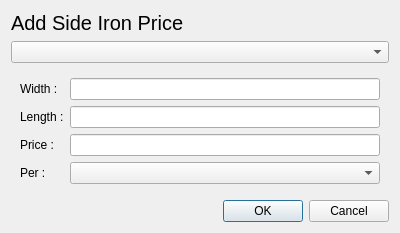
<?xml version="1.0" encoding="UTF-8"?>
<ui version="4.0">
 <class>AddMaterialPriceWindow</class>
 <widget class="QDialog" name="AddMaterialPriceWindow">
  <property name="geometry">
   <rect>
    <x>0</x>
    <y>0</y>
    <width>400</width>
    <height>233</height>
   </rect>
  </property>
  <property name="minimumSize">
   <size>
    <width>400</width>
    <height>227</height>
   </size>
  </property>
  <property name="maximumSize">
   <size>
    <width>400</width>
    <height>233</height>
   </size>
  </property>
  <property name="windowTitle">
   <string>Add Side Iron Price</string>
  </property>
  <layout class="QVBoxLayout" name="addMaterialPriceVerticalLayout">
   <item>
    <widget class="QLabel" name="AddPriceTitleLabel">
     <property name="sizePolicy">
      <sizepolicy hsizetype="Preferred" vsizetype="Fixed">
       <horstretch>0</horstretch>
       <verstretch>0</verstretch>
      </sizepolicy>
     </property>
     <property name="font">
      <font>
       <pointsize>15</pointsize>
      </font>
     </property>
     <property name="text">
      <string>Add Side Iron Price</string>
     </property>
    </widget>
   </item>
   <item>
    <widget class="DynamicComboBox" name="materialNameComboBox"/>
   </item>
   <item>
    <widget class="QWidget" name="formLayout" native="true">
     <layout class="QFormLayout" name="formLayout_2">
      <item row="0" column="0">
       <widget class="QLabel" name="widthLabel">
        <property name="text">
         <string>Width :</string>
        </property>
       </widget>
      </item>
      <item row="0" column="1">
       <widget class="QLineEdit" name="widthEdit"/>
      </item>
      <item row="1" column="0">
       <widget class="QLabel" name="lengthLabel">
        <property name="text">
         <string>Length :</string>
        </property>
       </widget>
      </item>
      <item row="1" column="1">
       <widget class="QLineEdit" name="lengthEdit"/>
      </item>
      <item row="2" column="0">
       <widget class="QLabel" name="priceLabel">
        <property name="text">
         <string>Price :</string>
        </property>
       </widget>
      </item>
      <item row="2" column="1">
       <widget class="QLineEdit" name="priceEdit"/>
      </item>
      <item row="3" column="0">
       <widget class="QLabel" name="priceTypeLabel">
        <property name="text">
         <string>Per :</string>
        </property>
       </widget>
      </item>
      <item row="3" column="1">
       <widget class="QComboBox" name="priceTypeComboBox"/>
      </item>
     </layout>
    </widget>
   </item>
   <item>
    <widget class="QDialogButtonBox" name="acceptButtons">
     <property name="orientation">
      <enum>Qt::Horizontal</enum>
     </property>
     <property name="standardButtons">
      <set>QDialogButtonBox::Cancel|QDialogButtonBox::Ok</set>
     </property>
    </widget>
   </item>
  </layout>
 </widget>
 <customwidgets>
  <customwidget>
   <class>DynamicComboBox</class>
   <extends>QComboBox</extends>
   <header>widgets/DynamicComboBox.h</header>
  </customwidget>
 </customwidgets>
 <resources/>
 <connections>
  <connection>
   <sender>acceptButtons</sender>
   <signal>accepted()</signal>
   <receiver>AddMaterialPriceWindow</receiver>
   <slot>accept()</slot>
   <hints>
    <hint type="sourcelabel">
     <x>248</x>
     <y>254</y>
    </hint>
    <hint type="destinationlabel">
     <x>157</x>
     <y>274</y>
    </hint>
   </hints>
  </connection>
  <connection>
   <sender>acceptButtons</sender>
   <signal>rejected()</signal>
   <receiver>AddMaterialPriceWindow</receiver>
   <slot>reject()</slot>
   <hints>
    <hint type="sourcelabel">
     <x>316</x>
     <y>260</y>
    </hint>
    <hint type="destinationlabel">
     <x>286</x>
     <y>274</y>
    </hint>
   </hints>
  </connection>
 </connections>
</ui>
